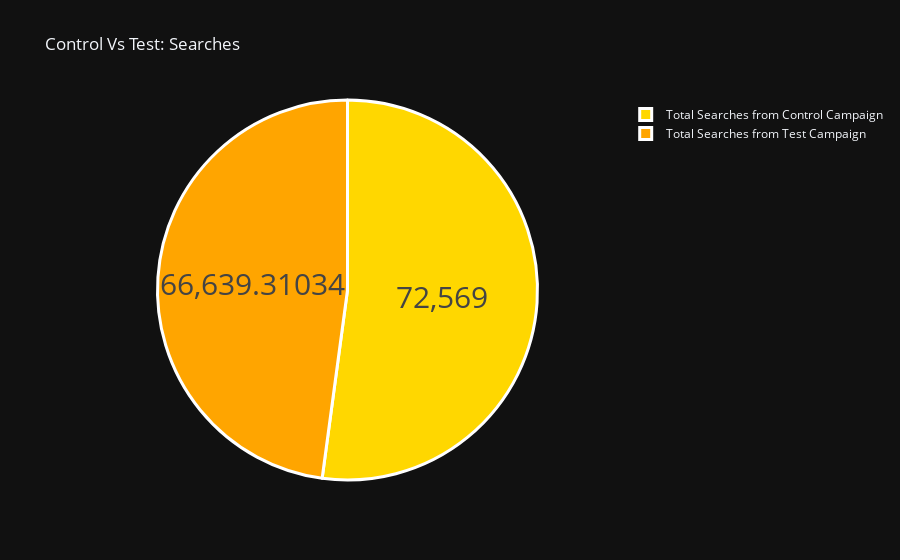
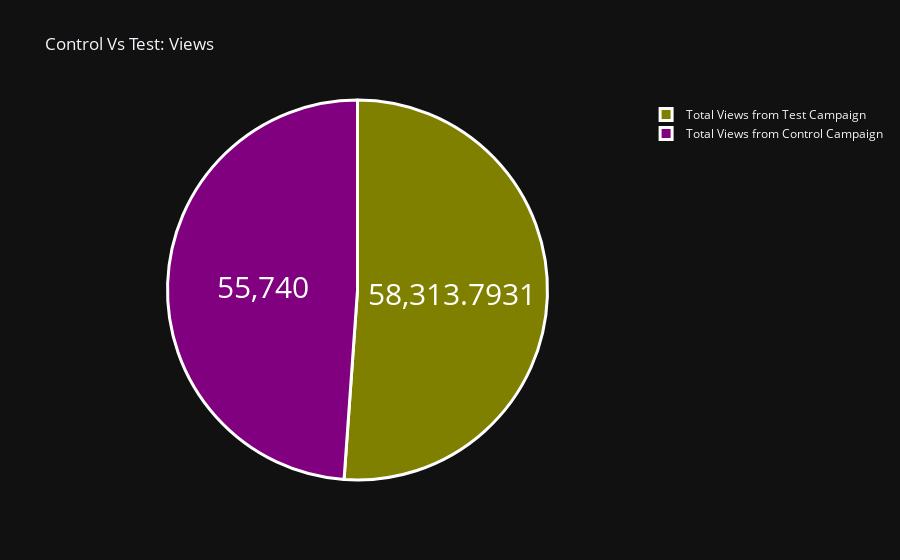
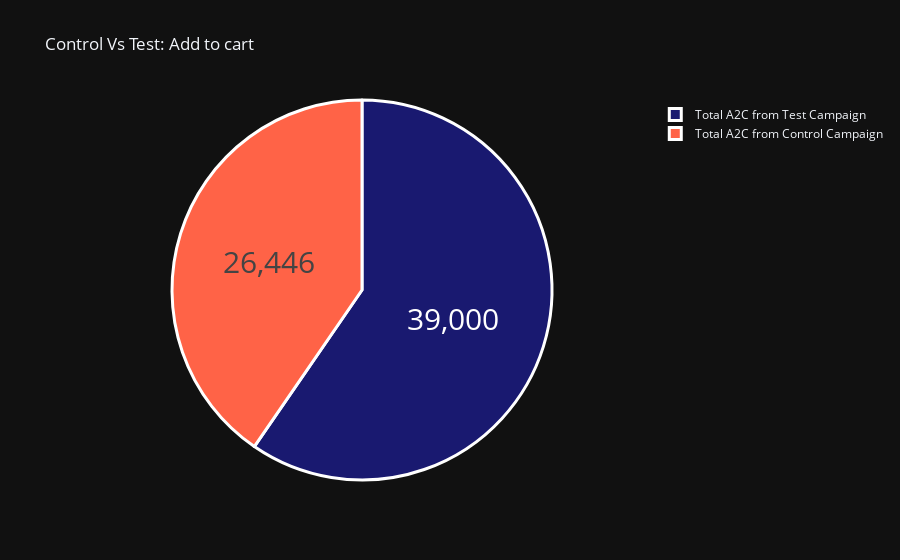

Notebook cell for these charts, in order:
### Code cell
#searches
searches_pie = go.Figure(data=[go.Pie(labels=["Total Searches from Control Campaign","Total Searches from Test Campaign"], 
                       values=[ab_data[ab_data['Campaign name']=='Test Campaign']['Searches'].sum(), 
                               ab_data[ab_data['Campaign name']=='Control Campaign']['Searches'].sum()],
                      )])
colors = ['gold', 'orange']
searches_pie.update_layout(title_text='Control Vs Test: Searches')
searches_pie.update_traces(hoverinfo='label+percent', textinfo='value', 
                  textfont_size=30,
                  marker=dict(colors=colors, line=dict(color='white', width=3)))

#views
views = go.Figure(data=[go.Pie(labels=["Total Views from Control Campaign","Total Views from Test Campaign"], 
                       values=[ab_data[ab_data['Campaign name']=='Test Campaign']['Views'].sum(), 
                               ab_data[ab_data['Campaign name']=='Control Campaign']['Views'].sum()],
                      )])
colors = ['purple', 'olive']
views.update_layout(title_text='Control Vs Test: Views')
views.update_traces(hoverinfo='label+percent', textinfo='value', 
                  textfont_size=30,
                  marker=dict(colors=colors, line=dict(color='white', width=3)))

#a2c
a2c = go.Figure(data=[go.Pie(labels=["Total A2C from Control Campaign","Total A2C from Test Campaign"], 
                       values=[ab_data[ab_data['Campaign name']=='Test Campaign']['Add to cart'].sum(), 
                               ab_data[ab_data['Campaign name']=='Control Campaign']['Add to cart'].sum()],
                      )])
colors = ['tomato', 'midnightblue']
a2c.update_layout(title_text='Control Vs Test: Add to cart')
a2c.update_traces(hoverinfo='label+percent', textinfo='value', 
                  textfont_size=30,
                  marker=dict(colors=colors, line=dict(color='white', width=3)))

#number_of_purchases
number_of_purchases = go.Figure(data=[go.Pie(labels=["Total Number of purchases from Control Campaign","Total Number of purchases from Test Campaign"], 
                       values=[ab_data[ab_data['Campaign name']=='Test Campaign']['Number of purchases'].sum(), 
                               ab_data[ab_data['Campaign name']=='Control Campaign']['Number of purchases'].sum()],
                      )])
colors = ['powderblue', 'navy']
number_of_purchases.update_layout(title_text='Control Vs Test: Number of purchases')
number_of_purchases.update_traces(hoverinfo='label+percent', textinfo='value', 
                  textfont_size=30,
                  marker=dict(colors=colors, line=dict(color='white', width=3)))

#amount_spent
amount_spent = go.Figure(data=[go.Pie(labels=["Total Amount spent from Control Campaign","Total Amount spent from Test Campaign"], 
                       values=[ab_data[ab_data['Campaign name']=='Test Campaign']['Amount spent'].sum(), 
                               ab_data[ab_data['Campaign name']=='Control Campaign']['Amount spent'].sum()],
                      )])
colors = ['floralwhite', 'indigo']
amount_spent.update_layout(title_text='Control Vs Test: Amount spent')
amount_spent.update_traces(hoverinfo='label+percent', textinfo='value', 
                  textfont_size=30,
                  marker=dict(colors=colors, line=dict(color='white', width=3)))

#show all pies
searches_pie.show()
views.show()
a2c.show()
number_of_purchases.show()
amount_spent.show()

### Figure 1 — Plotly figure (JSON) as saved in the notebook; plotly's stock layout.template omitted (floating-point values rounded to 4 significant figures)
{"data": [{"hoverinfo": "label+percent", "labels": ["Total Searches from Control Campaign", "Total Searches from Test Campaign"], "marker": {"colors": ["gold", "orange"], "line": {"color": "white", "width": 3}}, "textfont": {"size": 30}, "textinfo": "value", "type": "pie", "values": [72569, 66640.0]}], "layout": {"title": {"text": "Control Vs Test: Searches"}}}

### Figure 2 — Plotly figure (JSON) as saved in the notebook; plotly's stock layout.template omitted (floating-point values rounded to 4 significant figures)
{"data": [{"hoverinfo": "label+percent", "labels": ["Total Views from Control Campaign", "Total Views from Test Campaign"], "marker": {"colors": ["purple", "olive"], "line": {"color": "white", "width": 3}}, "textfont": {"size": 30}, "textinfo": "value", "type": "pie", "values": [55740, 58310.0]}], "layout": {"title": {"text": "Control Vs Test: Views"}}}

### Figure 3 — Plotly figure (JSON) as saved in the notebook; plotly's stock layout.template omitted (floating-point values rounded to 4 significant figures)
{"data": [{"hoverinfo": "label+percent", "labels": ["Total A2C from Control Campaign", "Total A2C from Test Campaign"], "marker": {"colors": ["tomato", "midnightblue"], "line": {"color": "white", "width": 3}}, "textfont": {"size": 30}, "textinfo": "value", "type": "pie", "values": [26446, 39000]}], "layout": {"title": {"text": "Control Vs Test: Add to cart"}}}
